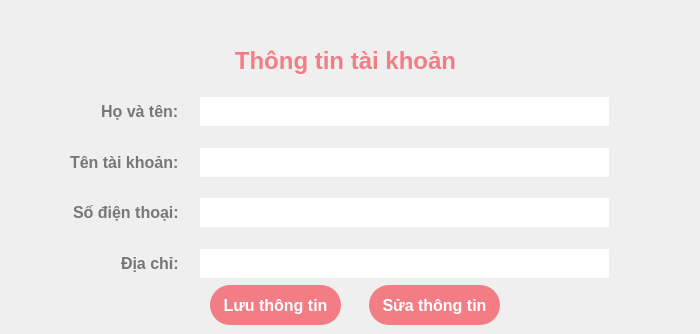
           <widget class="QWidget" name="widget_8">
            <attribute name="title">
             <string>Hồ sơ</string>
            </attribute>
            <widget class="QWidget" name="formWidget_6" native="true">
             <property name="geometry">
              <rect>
               <x>50</x>
               <y>97</y>
               <width>591</width>
               <height>181</height>
              </rect>
             </property>
             <property name="styleSheet">
              <string notr="true">QLabel {
	font-size: 16px;
	margin-left: 16px;
	color: #777;
	font-weight: bold;
}

QLineEdit {
	font-size: 16px;
	padding: 4px;
	margin-right: 32px;
}</string>
             </property>
             <layout class="QFormLayout" name="formLayout_11">
              <property name="labelAlignment">
               <set>Qt::AlignRight|Qt::AlignTrailing|Qt::AlignVCenter</set>
              </property>
              <property name="horizontalSpacing">
               <number>16</number>
              </property>
              <item row="0" column="0">
               <widget class="QLabel" name="label_27">
                <property name="text">
                 <string>Họ và tên:</string>
                </property>
               </widget>
              </item>
              <item row="0" column="1">
               <widget class="QLineEdit" name="staffName">
                <property name="styleSheet">
                 <string notr="true">border: none;</string>
                </property>
               </widget>
              </item>
              <item row="2" column="0">
               <widget class="QLabel" name="label_53">
                <property name="text">
                 <string>Tên tài khoản:</string>
                </property>
               </widget>
              </item>
              <item row="2" column="1">
               <widget class="QLineEdit" name="staffUsername">
                <property name="styleSheet">
                 <string notr="true">border: none;</string>
                </property>
                <property name="text">
                 <string/>
                </property>
                <property name="readOnly">
                 <bool>true</bool>
                </property>
               </widget>
              </item>
              <item row="4" column="0">
               <widget class="QLabel" name="label_55">
                <property name="text">
                 <string>Số điện thoại:</string>
                </property>
               </widget>
              </item>
              <item row="4" column="1">
               <widget class="QLineEdit" name="staffPhoneNumber">
                <property name="styleSheet">
                 <string notr="true">border: none;</string>
                </property>
               </widget>
              </item>
              <item row="6" column="0">
               <widget class="QLabel" name="label_56">
                <property name="text">
                 <string>Địa chỉ:</string>
                </property>
               </widget>
              </item>
              <item row="6" column="1">
               <widget class="QLineEdit" name="staffAddress">
                <property name="styleSheet">
                 <string notr="true">border: none;</string>
                </property>
               </widget>
              </item>
              <item row="1" column="0">
               <spacer name="verticalSpacer_25">
                <property name="orientation">
                 <enum>Qt::Vertical</enum>
                </property>
                <property name="sizeHint" stdset="0">
                 <size>
                  <width>20</width>
                  <height>40</height>
                 </size>
                </property>
               </spacer>
              </item>
              <item row="3" column="0">
               <spacer name="verticalSpacer_26">
                <property name="orientation">
                 <enum>Qt::Vertical</enum>
                </property>
                <property name="sizeHint" stdset="0">
                 <size>
                  <width>20</width>
                  <height>40</height>
                 </size>
                </property>
               </spacer>
              </item>
              <item row="5" column="0">
               <spacer name="verticalSpacer_27">
                <property name="orientation">
                 <enum>Qt::Vertical</enum>
                </property>
                <property name="sizeHint" stdset="0">
                 <size>
                  <width>20</width>
                  <height>40</height>
                 </size>
                </property>
               </spacer>
              </item>
             </layout>
            </widget>
            <widget class="QLabel" name="label_57">
             <property name="geometry">
              <rect>
               <x>0</x>
               <y>45</y>
               <width>691</width>
               <height>31</height>
              </rect>
             </property>
             <property name="styleSheet">
              <string notr="true">font-size: 24px;
font-weight: bold;
color: #f27d85;</string>
             </property>
             <property name="text">
              <string>Thông tin tài khoản</string>
             </property>
             <property name="alignment">
              <set>Qt::AlignCenter</set>
             </property>
            </widget>
            <widget class="QPushButton" name="staffSaveInfo">
             <property name="geometry">
              <rect>
               <x>210</x>
               <y>285</y>
               <width>131</width>
               <height>40</height>
              </rect>
             </property>
             <property name="cursor">
              <cursorShape>PointingHandCursor</cursorShape>
             </property>
             <property name="styleSheet">
              <string notr="true">QPushButton {
	border-radius: 20px;
	color: white;
	font-size: 16px;
	font-weight: bold;
	background-color: #f27d85;
	border: none;
}
</string>
             </property>
             <property name="text">
              <string>Lưu thông tin</string>
             </property>
            </widget>
            <widget class="QPushButton" name="staffEditInfo">
             <property name="geometry">
              <rect>
               <x>369</x>
               <y>285</y>
               <width>131</width>
               <height>40</height>
              </rect>
             </property>
             <property name="cursor">
              <cursorShape>PointingHandCursor</cursorShape>
             </property>
             <property name="styleSheet">
              <string notr="true">QPushButton {
	border-radius: 20px;
	color: white;
	font-size: 16px;
	font-weight: bold;
	background-color: #f27d85;
	border: none;
}
</string>
             </property>
             <property name="text">
              <string>Sửa thông tin</string>
             </property>
            </widget>
           </widget>
